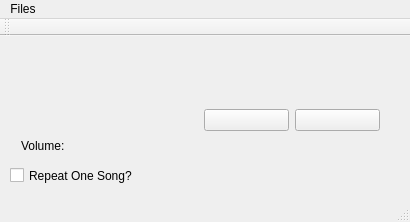
<?xml version="1.0" encoding="UTF-8"?>
<ui version="4.0">
 <class>MainWindow</class>
 <widget class="QMainWindow" name="MainWindow">
  <property name="geometry">
   <rect>
    <x>0</x>
    <y>0</y>
    <width>410</width>
    <height>222</height>
   </rect>
  </property>
  <property name="windowTitle">
   <string>Simple Media Player</string>
  </property>
  <widget class="QWidget" name="centralWidget">
   <widget class="QCheckBox" name="checkBox_repeat_one_song">
    <property name="geometry">
     <rect>
      <x>10</x>
      <y>130</y>
      <width>131</width>
      <height>19</height>
     </rect>
    </property>
    <property name="text">
     <string>Repeat One Song?</string>
    </property>
   </widget>
   <widget class="QWidget" name="layoutWidget">
    <property name="geometry">
     <rect>
      <x>10</x>
      <y>10</y>
      <width>381</width>
      <height>119</height>
     </rect>
    </property>
    <layout class="QVBoxLayout" name="verticalLayout_2">
     <item>
      <widget class="QLabel" name="label_song_name">
       <property name="font">
        <font>
         <pointsize>20</pointsize>
        </font>
       </property>
       <property name="text">
        <string/>
       </property>
      </widget>
     </item>
     <item>
      <layout class="QVBoxLayout" name="verticalLayout">
       <item>
        <layout class="QHBoxLayout" name="horizontalLayout_4">
         <item>
          <layout class="QHBoxLayout" name="horizontalLayout_3">
           <item>
            <widget class="Phonon::SeekSlider" name="seekSlider">
             <property name="iconVisible">
              <bool>false</bool>
             </property>
            </widget>
           </item>
          </layout>
         </item>
         <item>
          <layout class="QHBoxLayout" name="horizontalLayout">
           <item>
            <widget class="QPushButton" name="pushButton_play">
             <property name="font">
              <font>
               <kerning>false</kerning>
              </font>
             </property>
             <property name="focusPolicy">
              <enum>Qt::StrongFocus</enum>
             </property>
             <property name="contextMenuPolicy">
              <enum>Qt::DefaultContextMenu</enum>
             </property>
             <property name="text">
              <string/>
             </property>
             <property name="icon">
              <iconset resource="icon.qrc">
               <normaloff>:/new/prefix1/icon/1341298033_Play1Pressed.png</normaloff>:/new/prefix1/icon/1341298033_Play1Pressed.png</iconset>
             </property>
            </widget>
           </item>
           <item>
            <widget class="QPushButton" name="pushButton_stop">
             <property name="text">
              <string/>
             </property>
             <property name="icon">
              <iconset resource="icon.qrc">
               <normaloff>:/new/prefix1/icon/1345251931_button_cancel.png</normaloff>:/new/prefix1/icon/1345251931_button_cancel.png</iconset>
             </property>
            </widget>
           </item>
          </layout>
         </item>
        </layout>
       </item>
       <item>
        <layout class="QHBoxLayout" name="horizontalLayout_2">
         <item>
          <widget class="QLabel" name="label_volume">
           <property name="text">
            <string>Volume: </string>
           </property>
          </widget>
         </item>
         <item>
          <widget class="Phonon::VolumeSlider" name="volumeSlider"/>
         </item>
        </layout>
       </item>
      </layout>
     </item>
    </layout>
   </widget>
  </widget>
  <widget class="QMenuBar" name="menuBar">
   <property name="geometry">
    <rect>
     <x>0</x>
     <y>0</y>
     <width>410</width>
     <height>25</height>
    </rect>
   </property>
   <widget class="QMenu" name="menuFiles">
    <property name="title">
     <string>Files</string>
    </property>
    <addaction name="actionLoad"/>
    <addaction name="actionExit"/>
   </widget>
   <addaction name="menuFiles"/>
  </widget>
  <widget class="QToolBar" name="mainToolBar">
   <attribute name="toolBarArea">
    <enum>TopToolBarArea</enum>
   </attribute>
   <attribute name="toolBarBreak">
    <bool>false</bool>
   </attribute>
  </widget>
  <widget class="QStatusBar" name="statusBar"/>
  <action name="actionLoad">
   <property name="text">
    <string>Load</string>
   </property>
  </action>
  <action name="actionExit">
   <property name="text">
    <string>Exit</string>
   </property>
  </action>
 </widget>
 <layoutdefault spacing="6" margin="11"/>
 <customwidgets>
  <customwidget>
   <class>Phonon::SeekSlider</class>
   <extends>QWidget</extends>
   <header location="global">phonon/seekslider.h</header>
  </customwidget>
  <customwidget>
   <class>Phonon::VolumeSlider</class>
   <extends>QWidget</extends>
   <header location="global">phonon/volumeslider.h</header>
  </customwidget>
 </customwidgets>
 <resources>
  <include location="icon.qrc"/>
 </resources>
 <connections/>
</ui>
